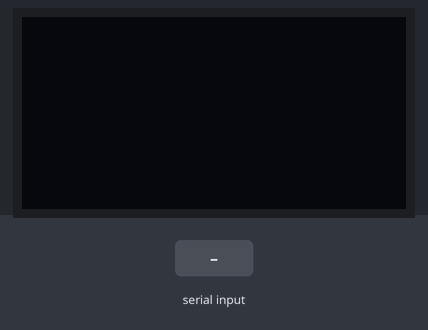
Bench run of a sketch on a simulated ESP32. On the bench: 128×64 one-colour display. The inputs (shaded band) are chosen by the test bench.

Above: at 1.2 s.
1.3 s: "90,45\n" received over the second serial link
At 2.5 s:
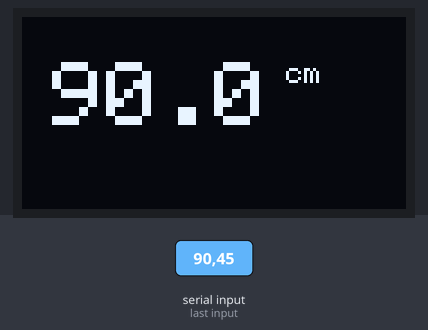
2.8 s: "30,150\n" received over the second serial link
At 3.8 s:
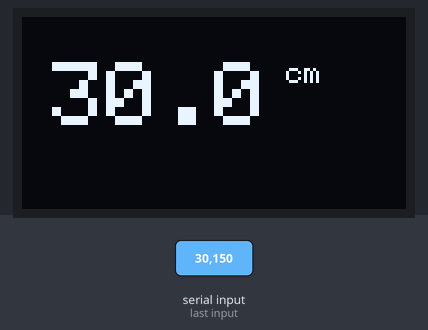
Timing chart, 0 to 5.8 s (numbered marks = the images above; inputs shaded):
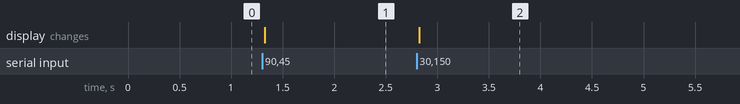

The sketch:

oled_display.ino
```cpp
#include <Wire.h>
#include <Adafruit_GFX.h>
#include <Adafruit_SSD1306.h>

// Screen dimensions
const int screenWidth = 128;
const int screenHeight = 64;

// Hardware Pin Definitions
const int resetPin = -1;  // Set to -1 because standard 4-pin OLEDs manage reset internally
const int sdaPin = 23;
const int sclPin = 18;

const int rxPin = 34;     // Receives incoming data from Arduino Uno
const int txPin = -1;     // Set to -1 because we are only receiving data, not transmitting

auto& unoSerial = Serial1;

// Set display driver object
Adafruit_SSD1306 display(screenWidth, screenHeight, &Wire, resetPin);

void setup() {
  // Start screen wire connection
  Wire.begin(sdaPin, sclPin);

  // Start communication with Arduino Uno
  unoSerial.begin(9600, SERIAL_8N1, rxPin, txPin);

  // Turn on OLED display at address 0x3C
  display.begin(SSD1306_SWITCHCAPVCC, 0x3C);
}

void loop() {
  // if unoSerial has new data then
  if (unoSerial.available() > 0) {
    // Read text until end of line and convert to number
    float measuredDistance = unoSerial.readStringUntil('\n').toFloat();

    // Refresh the screen
    display.clearDisplay();
    display.setTextColor(SSD1306_WHITE);

    // Draw distance number in large text
    display.setTextSize(3);
    display.setCursor(10, 15);
    display.print(measuredDistance, 1);

    // Draw "cm" unit in small text
    display.setTextSize(1);
    display.print(" cm");

    // Update screen to show changes
    display.display();
  }
}
```

Measured:
- after the input at 1.3 s, the display: changes at once (image 1)
- after the input at 2.8 s, the display: changes at once (image 2)
